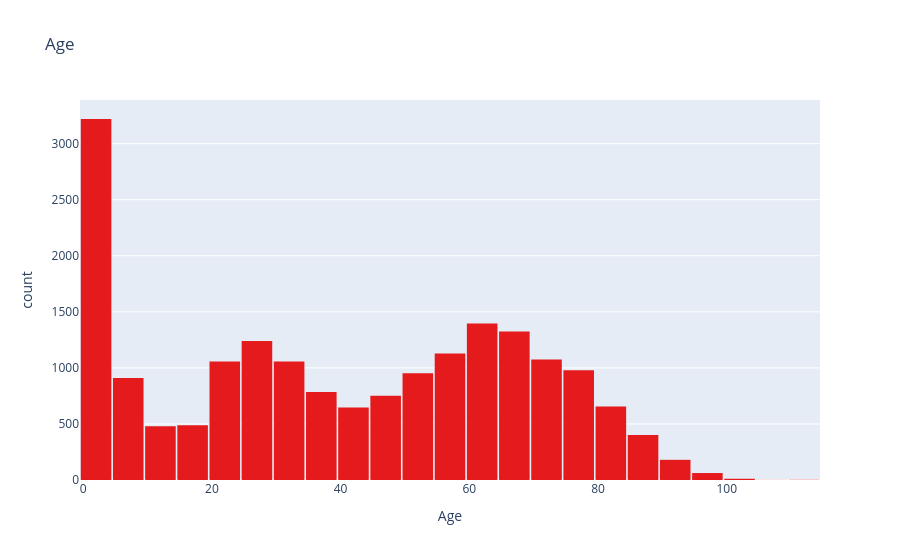

The notebook cell this image was saved under:
### Markdown cell above
## Age

### Code cell
fig = px.histogram(
    df,
    x="Age",
    nbins=30,
    title="Age",
    color_discrete_sequence=px.colors.qualitative.Set1
)

fig.update_layout(
    bargap=0.05,  # optional: small gap between bars
    height=300
)

fig.show()

### Figure 1 — Plotly figure (JSON) as saved in the notebook; plotly's stock layout.template omitted (floating-point values rounded to 4 significant figures; data arrays with more than 128 entries replaced by an {"elided": "..."} marker saying what was removed)
{"data": [{"alignmentgroup": "True", "bingroup": "x", "hovertemplate": "Age=%{x}<br>count=%{y}<extra></extra>", "legendgroup": "", "marker": {"color": "rgb(228,26,28)", "pattern": {"shape": ""}}, "name": "", "nbinsx": 30, "offsetgroup": "", "orientation": "v", "showlegend": false, "type": "histogram", "x": {"elided": "18802 int values"}, "xaxis": "x", "yaxis": "y"}], "layout": {"autosize": true, "bargap": 0.05, "barmode": "relative", "legend": {"tracegroupgap": 0}, "title": {"text": "Age"}, "xaxis": {"anchor": "y", "autorange": true, "domain": [0, 1], "range": [-0.5, 114.5], "title": {"text": "Age"}, "type": "linear"}, "yaxis": {"anchor": "x", "autorange": true, "domain": [0, 1], "range": [0, 3389.0], "title": {"text": "count"}}}}
